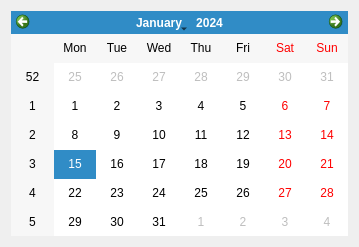
<?xml version="1.0" encoding="UTF-8"?>
<ui version="4.0">
 <class>Form_Calender</class>
 <widget class="QWidget" name="Form_Calender">
  <property name="geometry">
   <rect>
    <x>0</x>
    <y>0</y>
    <width>359</width>
    <height>247</height>
   </rect>
  </property>
  <property name="windowTitle">
   <string>Form</string>
  </property>
  <layout class="QVBoxLayout" name="verticalLayout">
   <item>
    <widget class="QCalendarWidget" name="calendarWidget"/>
   </item>
  </layout>
 </widget>
 <resources/>
 <connections/>
</ui>
